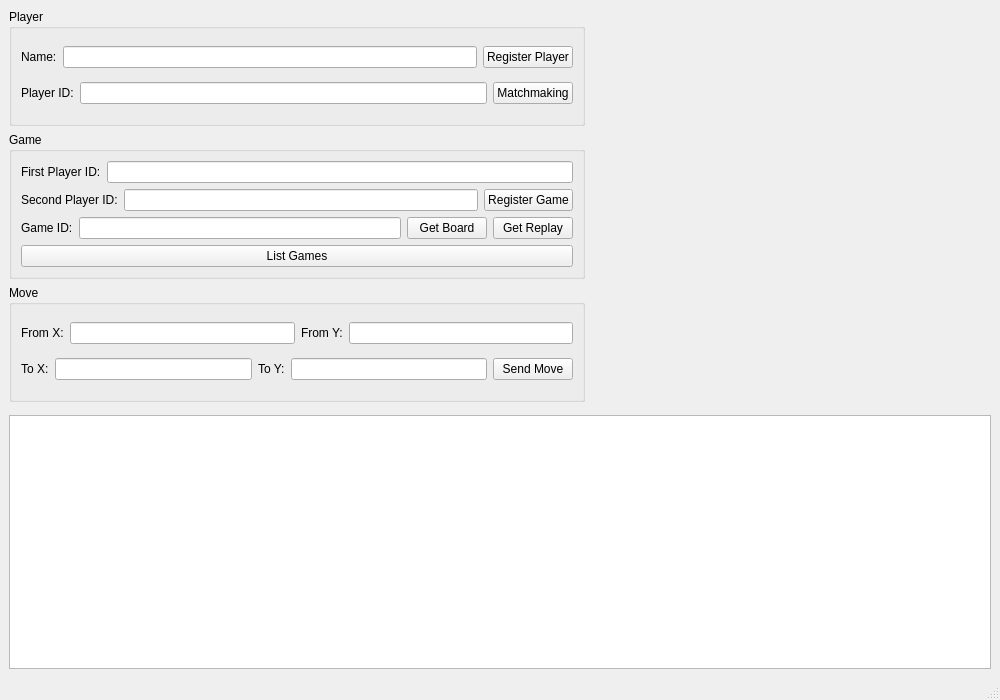
<?xml version="1.0" encoding="UTF-8"?>
<ui version="4.0">
 <class>MainWindow</class>
 <widget class="QMainWindow" name="MainWindow">
  <property name="geometry">
   <rect><x>0</x><y>0</y><width>1000</width><height>700</height></rect>
  </property>
  <property name="windowTitle">
   <string>Chess API Client</string>
  </property>
  <widget class="QWidget" name="centralwidget">
   <layout class="QVBoxLayout" name="verticalLayoutRoot">
    <item>
     <layout class="QHBoxLayout" name="topLayout">

      <!-- LEFT PANEL -->
      <item>
       <layout class="QVBoxLayout" name="leftPanel">

        <!-- PLAYER GROUP -->
        <item>
         <widget class="QGroupBox" name="playerGroup">
          <property name="title"><string>Player</string></property>
          <layout class="QVBoxLayout">
           <item>
            <layout class="QHBoxLayout">
             <item><widget class="QLabel"><property name="text"><string>Name:</string></property></widget></item>
             <item><widget class="QLineEdit" name="playerNameEdit"/></item>
             <item><widget class="QPushButton" name="registerPlayerButton"><property name="text"><string>Register Player</string></property></widget></item>
            </layout>
           </item>
           <item>
            <layout class="QHBoxLayout">
             <item><widget class="QLabel"><property name="text"><string>Player ID:</string></property></widget></item>
             <item><widget class="QLineEdit" name="playerIdEdit"/></item>
             <item><widget class="QPushButton" name="matchmakingButton"><property name="text"><string>Matchmaking</string></property></widget></item>
            </layout>
           </item>
          </layout>
         </widget>
        </item>

        <!-- GAME GROUP -->
        <item>
         <widget class="QGroupBox" name="gameGroup">
          <property name="title"><string>Game</string></property>
          <layout class="QVBoxLayout">
           <item>
            <layout class="QHBoxLayout">
             <item><widget class="QLabel"><property name="text"><string>First Player ID:</string></property></widget></item>
             <item><widget class="QLineEdit" name="firstPlayerIdEdit"/></item>
            </layout>
           </item>
           <item>
            <layout class="QHBoxLayout">
             <item><widget class="QLabel"><property name="text"><string>Second Player ID:</string></property></widget></item>
             <item><widget class="QLineEdit" name="secondPlayerIdEdit"/></item>
             <item><widget class="QPushButton" name="registerGameButton"><property name="text"><string>Register Game</string></property></widget></item>
            </layout>
           </item>
           <item>
            <layout class="QHBoxLayout">
             <item><widget class="QLabel"><property name="text"><string>Game ID:</string></property></widget></item>
             <item><widget class="QLineEdit" name="gameIdEdit"/></item>
             <item><widget class="QPushButton" name="getBoardButton"><property name="text"><string>Get Board</string></property></widget></item>
             <item><widget class="QPushButton" name="getReplayButton"><property name="text"><string>Get Replay</string></property></widget></item>
            </layout>
           </item>
           <item>
            <layout class="QHBoxLayout">
             <item><widget class="QPushButton" name="getGamesButton"><property name="text"><string>List Games</string></property></widget></item>
            </layout>
           </item>
          </layout>
         </widget>
        </item>

        <!-- MOVE GROUP -->
        <item>
         <widget class="QGroupBox" name="moveGroup">
          <property name="title"><string>Move</string></property>
          <layout class="QVBoxLayout">
           <item>
            <layout class="QHBoxLayout">
             <item><widget class="QLabel"><property name="text"><string>From X:</string></property></widget></item>
             <item><widget class="QLineEdit" name="fromXEdit"/></item>
             <item><widget class="QLabel"><property name="text"><string>From Y:</string></property></widget></item>
             <item><widget class="QLineEdit" name="fromYEdit"/></item>
            </layout>
           </item>
           <item>
            <layout class="QHBoxLayout">
             <item><widget class="QLabel"><property name="text"><string>To X:</string></property></widget></item>
             <item><widget class="QLineEdit" name="toXEdit"/></item>
             <item><widget class="QLabel"><property name="text"><string>To Y:</string></property></widget></item>
             <item><widget class="QLineEdit" name="toYEdit"/></item>
             <item><widget class="QPushButton" name="sendMoveButton"><property name="text"><string>Send Move</string></property></widget></item>
            </layout>
           </item>
          </layout>
         </widget>
        </item>

        <item><spacer name="verticalSpacer"><property name="orientation"><enum>Qt::Vertical</enum></property></spacer></item>

       </layout>
      </item>

      <!-- RIGHT PANEL: BOARD -->
      <item>
       <widget class="QWidget" name="chessBoardContainer">
        <property name="minimumSize">
         <size><width>400</width><height>400</height></size>
        </property>
       </widget>
      </item>

     </layout>
    </item>

    <!-- RESPONSE BOX -->
    <item>
     <widget class="QTextEdit" name="responseBox">
      <property name="readOnly"><bool>true</bool></property>
     </widget>
    </item>

   </layout>
  </widget>
  <widget class="QMenuBar" name="menubar"/>
  <widget class="QStatusBar" name="statusbar"/>
 </widget>
 <resources/>
 <connections/>
</ui>
